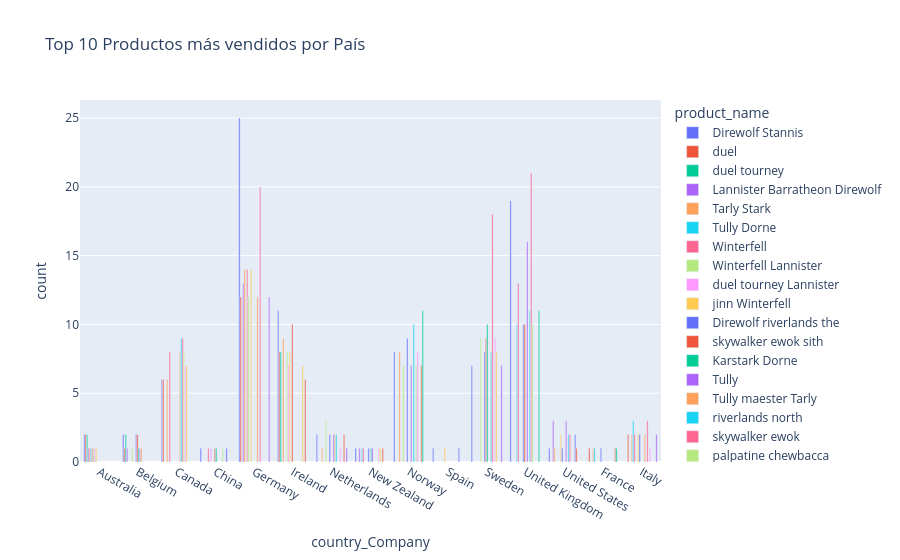

Source (notebook cell):
### Markdown cell above
### Exercici 5 Dues variables categòriques
https://plotly.com/python/bar-charts/

### Code cell
# Agrupar y contar las ventas por país y producto
top_products = df_ventas.groupby(["country_Company", "product_name"]).size().reset_index(name="count")

# Filtrar solo los 10 productos más vendidos por país
top_products = top_products.groupby("country_Company").apply(lambda x: x.nlargest(10, "count")).reset_index(drop=True)

# Crear el gráfico
fig = px.bar(top_products, x="country_Company", y="count", color="product_name", barmode="group",
             title="Top 10 Productos más vendidos por País")
fig.show()

### Figure 1 — Plotly figure (JSON) as saved in the notebook; plotly's stock layout.template omitted (floating-point values rounded to 4 significant figures)
{"data": [{"alignmentgroup": "True", "hovertemplate": "product_name=Direwolf Stannis<br>country_Company=%{x}<br>count=%{y}<extra></extra>", "legendgroup": "Direwolf Stannis", "marker": {"color": "#636efa", "pattern": {"shape": ""}}, "name": "Direwolf Stannis", "offsetgroup": "Direwolf Stannis", "orientation": "v", "showlegend": true, "textposition": "auto", "type": "bar", "x": ["Australia", "Belgium", "Canada", "China", "Germany", "Ireland", "Netherlands", "New Zealand", "Norway", "Spain", "Sweden", "United Kingdom", "United States"], "xaxis": "x", "y": [2, 2, 6, 1, 25, 11, 2, 1, 8, 1, 7, 19, 1], "yaxis": "y"}, {"alignmentgroup": "True", "hovertemplate": "product_name=duel<br>country_Company=%{x}<br>count=%{y}<extra></extra>", "legendgroup": "duel", "marker": {"color": "#EF553B", "pattern": {"shape": ""}}, "name": "duel", "offsetgroup": "duel", "orientation": "v", "showlegend": true, "textposition": "auto", "type": "bar", "x": ["Australia", "Belgium", "Canada", "France", "Germany", "Ireland", "Italy"], "xaxis": "x", "y": [2, 1, 6, 1, 12, 8, 2], "yaxis": "y"}, {"alignmentgroup": "True", "hovertemplate": "product_name=duel tourney<br>country_Company=%{x}<br>count=%{y}<extra></extra>", "legendgroup": "duel tourney", "marker": {"color": "#00cc96", "pattern": {"shape": ""}}, "name": "duel tourney", "offsetgroup": "duel tourney", "orientation": "v", "showlegend": true, "textposition": "auto", "type": "bar", "x": ["Australia", "Belgium", "Ireland"], "xaxis": "x", "y": [2, 2, 8], "yaxis": "y"}, {"alignmentgroup": "True", "hovertemplate": "product_name=Lannister Barratheon Direwolf<br>country_Company=%{x}<br>count=%{y}<extra></extra>", "legendgroup": "Lannister Barratheon Direwolf", "marker": {"color": "#ab63fa", "pattern": {"shape": ""}}, "name": "Lannister Barratheon Direwolf", "offsetgroup": "Lannister Barratheon Direwolf", "orientation": "v", "showlegend": true, "textposition": "auto", "type": "bar", "x": ["Australia", "Belgium", "Germany", "New Zealand", "United States"], "xaxis": "x", "y": [1, 1, 13, 1, 3], "yaxis": "y"}, {"alignmentgroup": "True", "hovertemplate": "product_name=Tarly Stark<br>country_Company=%{x}<br>count=%{y}<extra></extra>", "legendgroup": "Tarly Stark", "marker": {"color": "#FFA15A", "pattern": {"shape": ""}}, "name": "Tarly Stark", "offsetgroup": "Tarly Stark", "orientation": "v", "showlegend": true, "textposition": "auto", "type": "bar", "x": ["Australia", "Canada", "France", "Germany", "Ireland", "Italy", "Netherlands", "Norway", "United States"], "xaxis": "x", "y": [1, 6, 1, 14, 9, 2, 1, 8, 1], "yaxis": "y"}, {"alignmentgroup": "True", "hovertemplate": "product_name=Tully Dorne<br>country_Company=%{x}<br>count=%{y}<extra></extra>", "legendgroup": "Tully Dorne", "marker": {"color": "#19d3f3", "pattern": {"shape": ""}}, "name": "Tully Dorne", "offsetgroup": "Tully Dorne", "orientation": "v", "showlegend": true, "textposition": "auto", "type": "bar", "x": ["Australia", "France", "Italy", "New Zealand", "United Kingdom"], "xaxis": "x", "y": [1, 1, 3, 1, 10], "yaxis": "y"}, {"alignmentgroup": "True", "hovertemplate": "product_name=Winterfell<br>country_Company=%{x}<br>count=%{y}<extra></extra>", "legendgroup": "Winterfell", "marker": {"color": "#FF6692", "pattern": {"shape": ""}}, "name": "Winterfell", "offsetgroup": "Winterfell", "orientation": "v", "showlegend": true, "textposition": "auto", "type": "bar", "x": ["Australia", "Canada", "China", "Germany", "Italy", "New Zealand", "United Kingdom"], "xaxis": "x", "y": [1, 8, 1, 14, 2, 1, 13], "yaxis": "y"}, {"alignmentgroup": "True", "hovertemplate": "product_name=Winterfell Lannister<br>country_Company=%{x}<br>count=%{y}<extra></extra>", "legendgroup": "Winterfell Lannister", "marker": {"color": "#B6E880", "pattern": {"shape": ""}}, "name": "Winterfell Lannister", "offsetgroup": "Winterfell Lannister", "orientation": "v", "showlegend": true, "textposition": "auto", "type": "bar", "x": ["Australia", "Belgium", "Germany", "Ireland", "Netherlands", "Norway", "Sweden"], "xaxis": "x", "y": [1, 1, 12, 8, 3, 7, 9], "yaxis": "y"}, {"alignmentgroup": "True", "hovertemplate": "product_name=duel tourney Lannister<br>country_Company=%{x}<br>count=%{y}<extra></extra>", "legendgroup": "duel tourney Lannister", "marker": {"color": "#FF97FF", "pattern": {"shape": ""}}, "name": "duel tourney Lannister", "offsetgroup": "duel tourney Lannister", "orientation": "v", "showlegend": true, "textposition": "auto", "type": "bar", "x": ["Australia", "China", "Ireland"], "xaxis": "x", "y": [1, 1, 7], "yaxis": "y"}, {"alignmentgroup": "True", "hovertemplate": "product_name=jinn Winterfell<br>country_Company=%{x}<br>count=%{y}<extra></extra>", "legendgroup": "jinn Winterfell", "marker": {"color": "#FECB52", "pattern": {"shape": ""}}, "name": "jinn Winterfell", "offsetgroup": "jinn Winterfell", "orientation": "v", "showlegend": true, "textposition": "auto", "type": "bar", "x": ["Australia", "Germany", "Ireland", "Italy", "Spain", "United States"], "xaxis": "x", "y": [1, 14, 8, 2, 1, 2], "yaxis": "y"}, {"alignmentgroup": "True", "hovertemplate": "product_name=Direwolf riverlands the<br>country_Company=%{x}<br>count=%{y}<extra></extra>", "legendgroup": "Direwolf riverlands the", "marker": {"color": "#636efa", "pattern": {"shape": ""}}, "name": "Direwolf riverlands the", "offsetgroup": "Direwolf riverlands the", "orientation": "v", "showlegend": true, "textposition": "auto", "type": "bar", "x": ["Belgium", "France", "Italy", "Netherlands", "New Zealand", "Norway", "Sweden", "United Kingdom", "United States"], "xaxis": "x", "y": [2, 1, 2, 2, 1, 9, 8, 10, 1], "yaxis": "y"}, {"alignmentgroup": "True", "hovertemplate": "product_name=skywalker ewok sith<br>country_Company=%{x}<br>count=%{y}<extra></extra>", "legendgroup": "skywalker ewok sith", "marker": {"color": "#EF553B", "pattern": {"shape": ""}}, "name": "skywalker ewok sith", "offsetgroup": "skywalker ewok sith", "orientation": "v", "showlegend": true, "textposition": "auto", "type": "bar", "x": ["Belgium", "China", "Ireland", "Sweden", "United Kingdom"], "xaxis": "x", "y": [2, 1, 10, 9, 10], "yaxis": "y"}, {"alignmentgroup": "True", "hovertemplate": "product_name=Karstark Dorne<br>country_Company=%{x}<br>count=%{y}<extra></extra>", "legendgroup": "Karstark Dorne", "marker": {"color": "#00cc96", "pattern": {"shape": ""}}, "name": "Karstark Dorne", "offsetgroup": "Karstark Dorne", "orientation": "v", "showlegend": true, "textposition": "auto", "type": "bar", "x": ["Belgium", "China", "New Zealand", "Sweden"], "xaxis": "x", "y": [1, 1, 1, 10], "yaxis": "y"}, {"alignmentgroup": "True", "hovertemplate": "product_name=Tully<br>country_Company=%{x}<br>count=%{y}<extra></extra>", "legendgroup": "Tully", "marker": {"color": "#ab63fa", "pattern": {"shape": ""}}, "name": "Tully", "offsetgroup": "Tully", "orientation": "v", "showlegend": true, "textposition": "auto", "type": "bar", "x": ["Belgium", "Netherlands", "New Zealand", "Norway", "United Kingdom", "United States"], "xaxis": "x", "y": [1, 2, 1, 7, 16, 3], "yaxis": "y"}, {"alignmentgroup": "True", "hovertemplate": "product_name=Tully maester Tarly<br>country_Company=%{x}<br>count=%{y}<extra></extra>", "legendgroup": "Tully maester Tarly", "marker": {"color": "#FFA15A", "pattern": {"shape": ""}}, "name": "Tully maester Tarly", "offsetgroup": "Tully maester Tarly", "orientation": "v", "showlegend": true, "textposition": "auto", "type": "bar", "x": ["Belgium", "Canada", "Germany", "Italy", "Netherlands"], "xaxis": "x", "y": [1, 8, 12, 2, 2], "yaxis": "y"}, {"alignmentgroup": "True", "hovertemplate": "product_name=riverlands north<br>country_Company=%{x}<br>count=%{y}<extra></extra>", "legendgroup": "riverlands north", "marker": {"color": "#19d3f3", "pattern": {"shape": ""}}, "name": "riverlands north", "offsetgroup": "riverlands north", "orientation": "v", "showlegend": true, "textposition": "auto", "type": "bar", "x": ["Canada", "Netherlands", "Norway", "Sweden", "United Kingdom", "United States"], "xaxis": "x", "y": [9, 2, 10, 8, 11, 2], "yaxis": "y"}, {"alignmentgroup": "True", "hovertemplate": "product_name=skywalker ewok<br>country_Company=%{x}<br>count=%{y}<extra></extra>", "legendgroup": "skywalker ewok", "marker": {"color": "#FF6692", "pattern": {"shape": ""}}, "name": "skywalker ewok", "offsetgroup": "skywalker ewok", "orientation": "v", "showlegend": true, "textposition": "auto", "type": "bar", "x": ["Canada", "Germany", "Italy", "Sweden", "United Kingdom", "United States"], "xaxis": "x", "y": [9, 20, 3, 18, 21, 2], "yaxis": "y"}, {"alignmentgroup": "True", "hovertemplate": "product_name=palpatine chewbacca<br>country_Company=%{x}<br>count=%{y}<extra></extra>", "legendgroup": "palpatine chewbacca", "marker": {"color": "#B6E880", "pattern": {"shape": ""}}, "name": "palpatine chewbacca", "offsetgroup": "palpatine chewbacca", "orientation": "v", "showlegend": true, "textposition": "auto", "type": "bar", "x": ["Canada", "China", "Norway", "United Kingdom"], "xaxis": "x", "y": [8, 1, 7, 10], "yaxis": "y"}, {"alignmentgroup": "True", "hovertemplate": "product_name=Direwolf Littlefinger<br>country_Company=%{x}<br>count=%{y}<extra></extra>", "legendgroup": "Direwolf Littlefinger", "marker": {"color": "#FF97FF", "pattern": {"shape": ""}}, "name": "Direwolf Littlefinger", "offsetgroup": "Direwolf Littlefinger", "orientation": "v", "showlegend": true, "textposition": "auto", "type": "bar", "x": ["Canada", "Italy", "Netherlands", "New Zealand", "Norway", "Sweden"], "xaxis": "x", "y": [7, 1, 1, 1, 8, 9], "yaxis": "y"}, {"alignmentgroup": "True", "hovertemplate": "product_name=dooku solo<br>country_Company=%{x}<br>count=%{y}<extra></extra>", "legendgroup": "dooku solo", "marker": {"color": "#FECB52", "pattern": {"shape": ""}}, "name": "dooku solo", "offsetgroup": "dooku solo", "orientation": "v", "showlegend": true, "textposition": "auto", "type": "bar", "x": ["Canada", "Ireland", "New Zealand", "Sweden"], "xaxis": "x", "y": [7, 7, 1, 8], "yaxis": "y"}, {"alignmentgroup": "True", "hovertemplate": "product_name=north of Casterly<br>country_Company=%{x}<br>count=%{y}<extra></extra>", "legendgroup": "north of Casterly", "marker": {"color": "#636efa", "pattern": {"shape": ""}}, "name": "north of Casterly", "offsetgroup": "north of Casterly", "orientation": "v", "showlegend": true, "textposition": "auto", "type": "bar", "x": ["China", "Spain", "United States"], "xaxis": "x", "y": [1, 1, 2], "yaxis": "y"}, {"alignmentgroup": "True", "hovertemplate": "product_name=Dorne bastard<br>country_Company=%{x}<br>count=%{y}<extra></extra>", "legendgroup": "Dorne bastard", "marker": {"color": "#EF553B", "pattern": {"shape": ""}}, "name": "Dorne bastard", "offsetgroup": "Dorne bastard", "orientation": "v", "showlegend": true, "textposition": "auto", "type": "bar", "x": ["France", "Ireland", "Netherlands", "New Zealand", "Norway", "United States"], "xaxis": "x", "y": [1, 6, 2, 1, 7, 1], "yaxis": "y"}, {"alignmentgroup": "True", "hovertemplate": "product_name=kingsblood Littlefinger the<br>country_Company=%{x}<br>count=%{y}<extra></extra>", "legendgroup": "kingsblood Littlefinger the", "marker": {"color": "#00cc96", "pattern": {"shape": ""}}, "name": "kingsblood Littlefinger the", "offsetgroup": "kingsblood Littlefinger the", "orientation": "v", "showlegend": true, "textposition": "auto", "type": "bar", "x": ["France", "Norway", "United Kingdom"], "xaxis": "x", "y": [1, 11, 11], "yaxis": "y"}, {"alignmentgroup": "True", "hovertemplate": "product_name=Lannister<br>country_Company=%{x}<br>count=%{y}<extra></extra>", "legendgroup": "Lannister", "marker": {"color": "#ab63fa", "pattern": {"shape": ""}}, "name": "Lannister", "offsetgroup": "Lannister", "orientation": "v", "showlegend": true, "textposition": "auto", "type": "bar", "x": ["Germany", "Italy", "Netherlands", "Sweden"], "xaxis": "x", "y": [12, 2, 1, 7], "yaxis": "y"}], "layout": {"barmode": "group", "legend": {"title": {"text": "product_name"}, "tracegroupgap": 0}, "title": {"text": "Top 10 Productos más vendidos por País"}, "xaxis": {"anchor": "y", "domain": [0, 1], "title": {"text": "country_Company"}}, "yaxis": {"anchor": "x", "domain": [0, 1], "title": {"text": "count"}}}}
